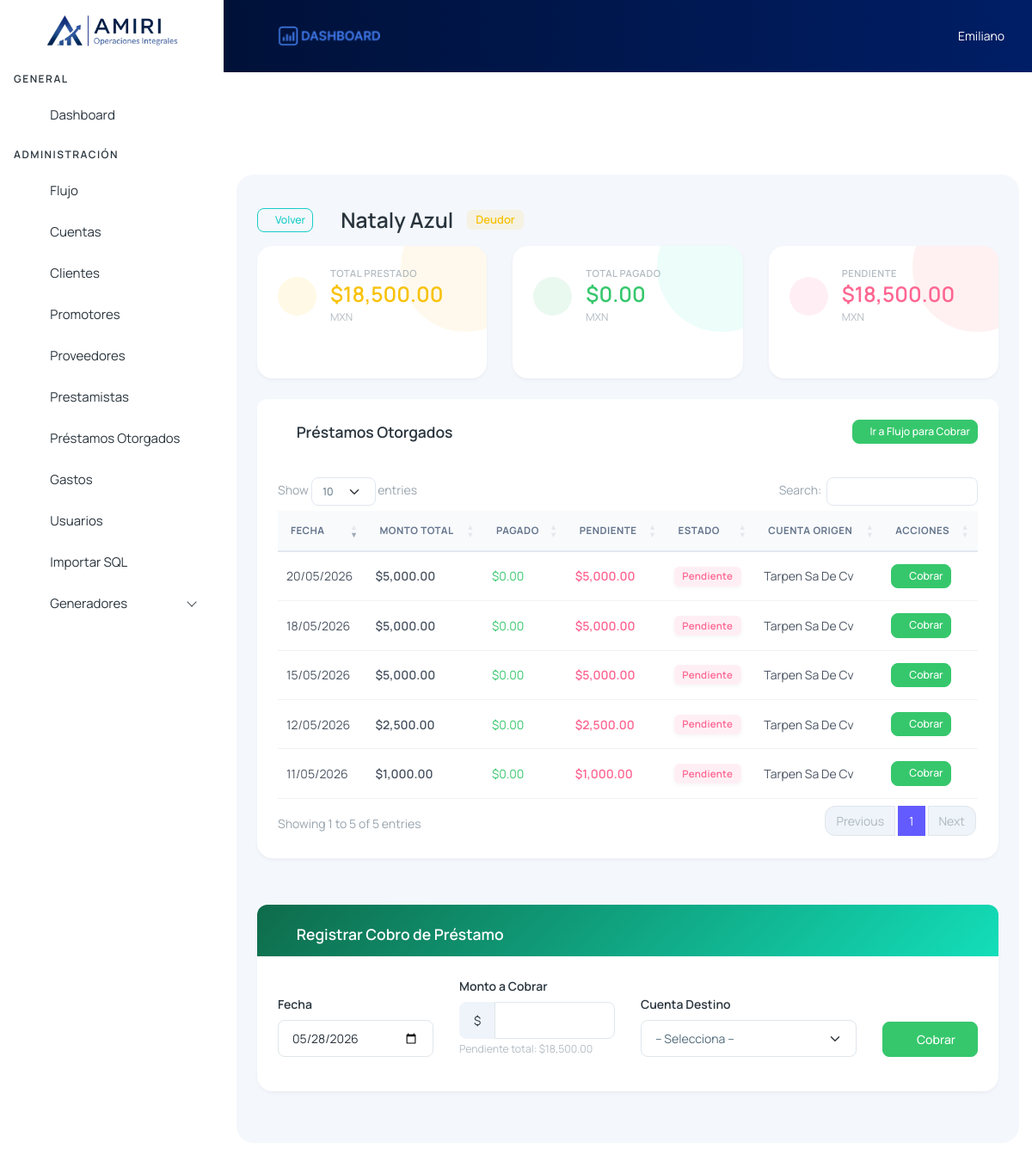
Screenshot of /detalle-deudor.php?nombre=Nataly+Azul (signed in) with the database file from the repository.
### tables this page shows
CREATE TABLE `prestamos_otorgados` (
  `id` int(11) NOT NULL,
  `persona_nombre` varchar(150) NOT NULL COMMENT 'A quién se le prestó el dinero',
  `cuenta_id` int(11) DEFAULT NULL COMMENT 'Caja desde donde salió el préstamo',
  `monto_total` decimal(12,2) NOT NULL COMMENT 'Capital original entregado',
  `monto_pagado` decimal(12,2) NOT NULL DEFAULT 0.00 COMMENT 'Dinero que ya te han devuelto',
  `estado` enum('pendiente','parcial','pagado') NOT NULL DEFAULT 'pendiente',
  `fecha_prestamo` date NOT NULL COMMENT 'Fecha en que se otorgó el préstamo',
  `descripcion` text DEFAULT NULL,
  `activo` tinyint(1) DEFAULT 1,
  `creado_en` timestamp NULL DEFAULT current_timestamp(),
  `actualizado_en` timestamp NULL DEFAULT current_timestamp() ON UPDATE current_timestamp()
);

CREATE TABLE `cuentas` (
  `id` int(11) NOT NULL,
  `nombre` varchar(100) NOT NULL,
  `numero_cuenta` varchar(50) DEFAULT NULL,
  `banco` varchar(100) DEFAULT NULL,
  `tipo_cuenta` int(11) NOT NULL DEFAULT 1,
  `tipo_moneda` varchar(10) NOT NULL DEFAULT 'MXN',
  `saldo_actual` decimal(12,2) NOT NULL DEFAULT 0.00,
  `valor_mxn` decimal(14,2) NOT NULL DEFAULT 0.00,
  `es_caja_empresa` tinyint(1) DEFAULT 0,
  `documento_path` varchar(255) DEFAULT NULL,
  `activo` tinyint(1) DEFAULT 1,
  `creado_en` timestamp NULL DEFAULT current_timestamp(),
  `eliminado_en` timestamp NULL DEFAULT NULL,
  `eliminado_por` int(11) DEFAULT NULL
);

### detalle-deudor.php (the view, shortened to what this page needs)
<?php
$pdo = getPDO();
$nombre = $_GET['nombre'] ?? '';
$stmt = $pdo->prepare("
    SELECT p.*, c.nombre as cuenta_nombre
    FROM prestamos_otorgados p
    LEFT JOIN cuentas c ON p.cuenta_id = c.id
    WHERE p.persona_nombre = ? AND p.activo = 1
    ORDER BY p.fecha_prestamo DESC
");
$stmt->execute([$nombre]);
$prestamos = $stmt->fetchAll(PDO::FETCH_ASSOC);
$total_prestado = 0;
$total_pagado = 0;
foreach ($prestamos as $p) {
    $total_prestado += $p['monto_total'];
    $total_pagado += $p['monto_pagado'];
}
$total_pendiente = $total_prestado - $total_pagado;
?>
<!DOCTYPE html>
<html lang="es">
<head>
    <link rel="stylesheet" href="src/assets/css/styles.min.css">
    <link rel="stylesheet" href="src/assets/css/icons/tabler-icons/tabler-icons.css">
    <link rel="stylesheet" href="https://cdn.datatables.net/1.13.6/css/dataTables.bootstrap5.min.css">
    <link rel="stylesheet" href="src/assets/css/dark-mode.css">
    <link rel="stylesheet" href="src/assets/css/dark-mode-extension.css">
    <link rel="stylesheet" href="src/assets/css/layout-custom.css">
    <link rel="stylesheet" href="css/detalle-deudor.css">
</head>
<body>
    <div class="page-wrapper" id="main-wrapper" data-layout="vertical" data-navbarbg="skin6" data-sidebartype="full" data-sidebar-position="fixed" data-header-position="fixed">
        <?php include 'src/assets/partials/header.php'; ?>
        <?php include 'src/assets/partials/sidebar.php'; ?>
        <div class="body-wrapper">
            <div class="body-wrapper-inner">
                <div class="container-fluid px-4" style="max-width: 100%;">
                    <div class="row mt-2">
                        <div class="col-12">
                            <div class="page-breadcrumb d-flex align-items-center mb-3">
                                <div class="d-flex align-items-center gap-2">
                                    <a href="flujo.php" class="btn btn-outline-secondary btn-sm">
                                        <i class="ti ti-arrow-left"></i> Volver
                                    </a>
                                    <h3 class="mb-0"><i class="ti ti-user"></i> <?= htmlspecialchars($nombre) ?></h3>
                                    <span class="badge bg-warning bg-opacity-10 text-warning border-0 ms-2">Deudor</span>
                                </div>
                            </div>
                        </div>
                    </div>
                    <div class="row mb-4">
                        <div class="col-md-4">
                            <div class="card shadow-sm border-0 rounded-4 h-100" style="position: relative; overflow: hidden;">
                                <div style="position: absolute; top: -50px; right: -50px; width: 150px; height: 150px; background: #ffae1f; opacity: 0.08; border-radius: 50%; z-index: 0; pointer-events: none;"></div>
                                <div class="card-body p-4" style="position: relative; z-index: 1;">
                                    <div class="d-flex align-items-center mb-2">
                                        <div class="bg-warning bg-opacity-10 text-warning rounded-circle d-flex align-items-center justify-content-center me-3" style="width: 45px; height: 45px;">
                                            <i class="ti ti-arrow-up-right fs-5"></i>
                                        </div>
                                        <div>
                                            <p class="text-muted mb-0 fw-semibold" style="font-size: 0.7rem; text-transform: uppercase; letter-spacing: 0.5px;">Total Prestado</p>
                                            <h3 class="mb-0 text-warning fw-bold">$<?= number_format($total_prestado, 2) ?></h3>
                                            <small class="text-muted">MXN</small>
                                        </div>
                                    </div>
                                </div>
                            </div>
                        </div>
                        <div class="col-md-4">
                            <div class="card shadow-sm border-0 rounded-4 h-100" style="position: relative; overflow: hidden;">
                                <div style="position: absolute; top: -50px; right: -50px; width: 150px; height: 150px; background: #13deb9; opacity: 0.08; border-radius: 50%; z-index: 0; pointer-events: none;"></div>
                                <div class="card-body p-4" style="position: relative; z-index: 1;">
                                    <div class="d-flex align-items-center mb-2">
                                        <div class="bg-success bg-opacity-10 text-success rounded-circle d-flex align-items-center justify-content-center me-3" style="width: 45px; height: 45px;">
                                            <i class="ti ti-arrow-down-left fs-5"></i>
                                        </div>
                                        <div>
                                            <p class="text-muted mb-0 fw-semibold" style="font-size: 0.7rem; text-transform: uppercase; letter-spacing: 0.5px;">Total Pagado</p>
                                            <h3 class="mb-0 text-success fw-bold">$<?= number_format($total_pagado, 2) ?></h3>
                                            <small class="text-muted">MXN</small>
                                        </div>
                                    </div>
                                </div>
                            </div>
                        </div>
                        <div class="col-md-4">
                            <div class="card shadow-sm border-0 rounded-4 h-100" style="position: relative; overflow: hidden;">
                                <div style="position: absolute; top: -50px; right: -50px; width: 150px; height: 150px; background: #ff4d4f; opacity: 0.08; border-radius: 50%; z-index: 0; pointer-events: none;"></div>
                                <div class="card-body p-4" style="position: relative; z-index: 1;">
                                    <div class="d-flex align-items-center mb-2">
                                        <div class="bg-danger bg-opacity-10 text-danger rounded-circle d-flex align-items-center justify-content-center me-3" style="width: 45px; height: 45px;">
                                            <i class="ti ti-alert-triangle fs-5"></i>
                                        </div>
                                        <div>
                                            <p class="text-muted mb-0 fw-semibold" style="font-size: 0.7rem; text-transform: uppercase; letter-spacing: 0.5px;">Pendiente</p>
                                            <h3 class="mb-0 text-danger fw-bold">$<?= number_format($total_pendiente, 2) ?></h3>
                                            <small class="text-muted">MXN</small>
                                        </div>
                                    </div>
                                </div>
                            </div>
                        </div>
                    </div>
                    <div class="row">
                        <div class="col-12">
                            <div class="card shadow-sm border-0 rounded-4">
                                <div class="card-header bg-white d-flex justify-content-between align-items-center border-0 pt-4 px-4">
                                    <h5 class="fw-semibold mb-0"><i class="ti ti-list-details me-2"></i>Préstamos Otorgados</h5>
                                    <?php if ($total_pendiente > 0): ?>
                                    <a href="flujo.php" class="btn btn-sm btn-success">
                                        <i class="ti ti-cash"></i> Ir a Flujo para Cobrar
                                    </a>
                                    <?php endif; ?>
                                </div>
                                <div class="card-body p-4">
                                    <?php if (empty($prestamos)): ?>
                                        <div class="text-center text-muted py-4">
                                            <i class="ti ti-inbox" style="font-size: 3rem;"></i>
                                            <p class="mt-2">No hay préstamos registrados</p>
                                        </div>
                                    <?php else: ?>
                                        <div class="table-responsive">
                                            <table class="table table-hover w-100" id="tablaPrestamos">
                                                <thead>
                                                    <tr>
                                                        <th>Fecha</th>
                                                        <th>Monto Total</th>
                                                        <th>Pagado</th>
                                                        <th>Pendiente</th>
                                                        <th>Estado</th>
                                                        <th>Cuenta Origen</th>
                                                        <th>Acciones</th>
                                                    </tr>
                                                </thead>
                                                <tbody>
                                                    <?php foreach ($prestamos as $p):
                                                        $pendiente = $p['monto_total'] - $p['monto_pagado'];
                                                        $badge = $p['estado'] === 'pagado' ? 'success' : ($p['estado'] === 'parcial' ? 'warning' : 'danger');
                                                    ?>
                                                        <tr>
                                                            <td><?= date('d/m/Y', strtotime($p['fecha_prestamo'])) ?></td>
                                                            <td class="fw-bold">$<?= number_format($p['monto_total'], 2) ?></td>
                                                            <td class="text-success">$<?= number_format($p['monto_pagado'], 2) ?></td>
                                                            <td class="text-danger fw-bold">$<?= number_format($pendiente, 2) ?></td>
                                                            <td><span class="badge bg-<?= $badge ?> bg-opacity-10 text-<?= $badge ?> border-0"><?= ucfirst($p['estado']) ?></span></td>
                                                            <td><?= htmlspecialchars($p['cuenta_nombre'] ?? 'N/A') ?></td>
                                                            <td>
                                                                <?php if ($p['estado'] !== 'pagado'): ?>
                                                                    <button class="btn btn-sm btn-success btn-cobrar" data-id="<?= $p['id'] ?>" data-nombre="<?= htmlspecialchars($nombre) ?>" data-pendiente="<?= $pendiente ?>">
                                                                        <i class="ti ti-cash"></i> Cobrar
                                                                    </button>
                                                                <?php else: ?>
                                                                    <span class="text-muted">-</span>
                                                                <?php endif; ?>
                                                            </td>
                                                        </tr>
                                                    <?php endforeach; ?>
                                                </tbody>
                                            </table>
                                        </div>
                                    <?php endif; ?>
                                </div>
                            </div>
                        </div>
                    </div>
                    <div class="row mt-4">
                        <div class="col-12">
                            <div class="card shadow-sm border-0 rounded-4">
                                <div class="card-header border-0 pt-4 px-4" style="background: linear-gradient(135deg, #0e6b4a 0%, #13deb9 100%);">
                                    <h5 class="mb-0 fw-semibold text-white"><i class="ti ti-cash me-2"></i>Registrar Cobro de Préstamo</h5>
                                </div>
                                <div class="card-body p-4">
                                    <form id="formCobro">
                                        <div class="row align-items-end">
                                            <div class="col-md-3 mb-3">
                                                <label class="form-label fw-semibold">Fecha</label>
                                                <input type="date" class="form-control" id="fechaCobro" value="<?= date('Y-m-d') ?>" required>
                                            </div>
                                            <div class="col-md-3 mb-3">
                                                <label class="form-label fw-semibold">Monto a Cobrar</label>
                                                <div class="input-group">
                                                    <span class="input-group-text">$</span>
                                                    <input type="text" class="form-control" id="montoCobro" required>
                                                </div>
                                                <small class="text-muted">Pendiente total: $<span id="totalPendiente"><?= number_format($total_pendiente, 2) ?></span></small>
                                            </div>
                                            <div class="col-md-4 mb-3">
                                                <label class="form-label fw-semibold">Cuenta Destino</label>
                                                <select class="form-select" id="cuentaDestino" required>
                                                    <option value="">-- Selecciona --</option>
                                                </select>
                                            </div>
                                            <div class="col-md-2 mb-3">
                                                <button type="submit" class="btn btn-success w-100">
                                                    <i class="ti ti-check"></i> Cobrar
                                                </button>
                                            </div>
                                        </div>
                                    </form>
                                </div>
                            </div>
                        </div>
                    </div>
                </div>
            </div>
        </div>
    </div>
    <div class="toast-container position-fixed bottom-0 end-0 p-3" style="z-index:9999"></div>
</body>
</html>

### rows the page displays
prestamos_otorgados: fecha_prestamo "20/05/2026", monto_total "5,000.00", monto_pagado "0.00", pendiente "5,000.00", estado "Pendiente", cuenta.nombre "Tarpen Sa De Cv"
prestamos_otorgados: fecha_prestamo "18/05/2026", monto_total "5,000.00", monto_pagado "0.00", pendiente "5,000.00", estado "Pendiente", cuenta.nombre "Tarpen Sa De Cv"
prestamos_otorgados: fecha_prestamo "15/05/2026", monto_total "5,000.00", monto_pagado "0.00", pendiente "5,000.00", estado "Pendiente", cuenta.nombre "Tarpen Sa De Cv"
prestamos_otorgados: fecha_prestamo "12/05/2026", monto_total "2,500.00", monto_pagado "0.00", pendiente "2,500.00", estado "Pendiente", cuenta.nombre "Tarpen Sa De Cv"
prestamos_otorgados: fecha_prestamo "11/05/2026", monto_total "1,000.00", monto_pagado "0.00", pendiente "1,000.00", estado "Pendiente", cuenta.nombre "Tarpen Sa De Cv"

### other values shown
$nombre_usuario "Emiliano"
$nombre "Nataly Azul"
$total_prestado "18,500.00"
$total_pagado "0.00"
$total_pendiente "18,500.00"
